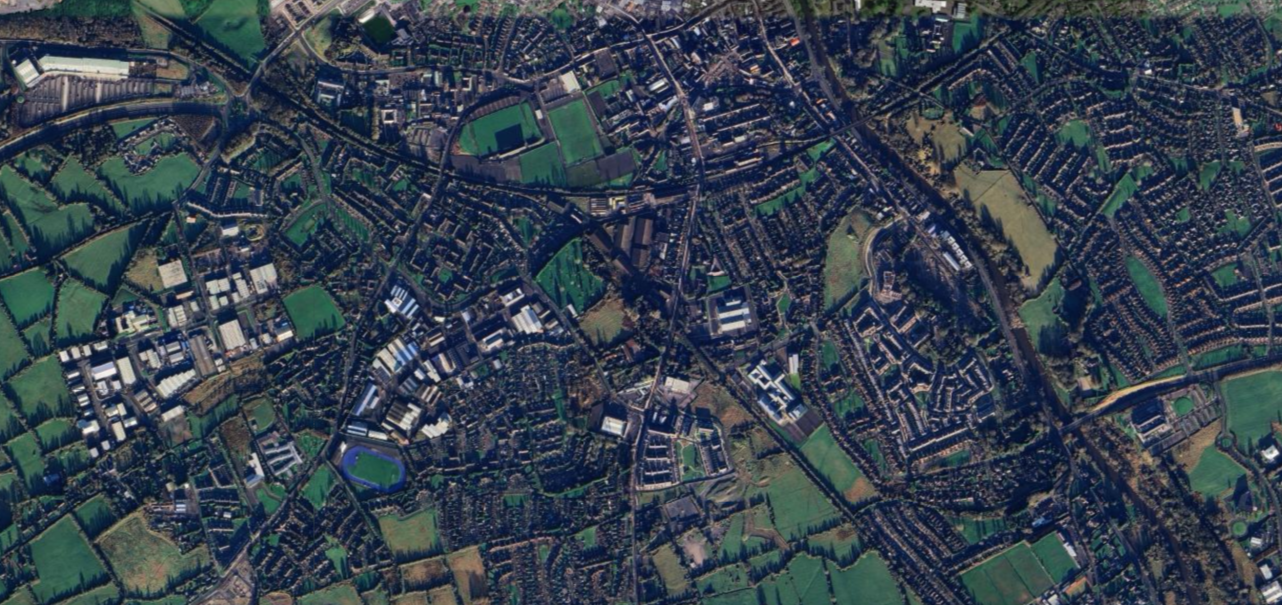
#> input picture dataset_path/Screenshot (183) - Copy.png, 1282 x 605 px, found by its file name; its folder holds 2 pictures in this run
$ jupyter execute --allow-errors assignment1part3.ipynb
#> lines starting #> are read from the running program, lines starting #| are printed output that depends on the picture
# Import

[cell 1]
import cv2
import os
import matplotlib.pyplot as plt
import numpy as np
from sklearn.decomposition import PCA
from sklearn.cluster import KMeans
from sklearn.svm import SVC
from sklearn.metrics import classification_report, accuracy_score
from sklearn.preprocessing import StandardScaler
from sklearn.model_selection import train_test_split
from sklearn.metrics import accuracy_score, adjusted_rand_score

[cell 2]
#Analyse one image first
image_path = '/content/dataset_path/Screenshot (190).png' # Replace with image path

# Load image
img = cv2.imread(image_path)

# Check if loading was successful
if img is None:
    print(f"Error: Unable to load image from {image_path}.")

# Image analysis

[cell 3]
# Bruh, there is no data analysis question

[cell 4]
#convert from float array to np int
fig, axes = plt.subplots(1, figsize=(10,10))
#> (the rest of this cell did not finish here and is left out)

#> (a cell that did not finish here is left out)

[cell 6]
# thresholds
veg_threshold = 0.5   # Higher NDVI = more vegetation
urban_threshold = 1   # Higher NDBI = more built-up

# masks
#> (the rest of this cell did not finish here and is left out)

#> (a cell that did not finish here is left out)

[cell 8]
# Plot
fig, axes = plt.subplots(2, 1, figsize=(10,10))
#> (the rest of this cell did not finish here and is left out)

#> (a cell that did not finish here is left out)

# PCA

#> (a cell that did not finish here is left out)

# KNN + PCA

[cell 11]
#K-means on reduced features
kmeans = KMeans(n_clusters=2, random_state=42)
#> (the rest of this cell did not finish here and is left out)

# SVM on full image set

[cell 12]
def load_and_augment(files, folder):
#> called with folder = '/content/dataset_path'
    images = []
    for filename in files:
        img = cv2.imread(os.path.join(folder, filename))
#> img is the input picture: shape (605, 1282, 3); mean B, G, R 77.6, 65.7, 54.5
        img_resized = cv2.resize(img, (120, 120))  # Resize all images to same size
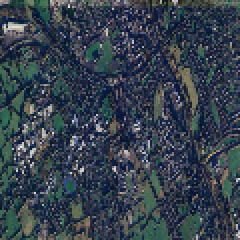
#> img_resized: shape (120, 120, 3) (shown 2 times larger); mean B, G, R 77.5, 65.5, 54.3
        augmented = [img_resized]
        augmented.append(cv2.flip(img_resized, 1))  # Horizontal flip
        augmented.append(cv2.flip(img_resized, 0))  # Vertical flip
        augmented = [im.astype(np.float32)/255.0 for im in augmented]  # Normalize
#> augmented = 3 items
        images.extend(augmented)
    return np.array(images)

[cell 13]
folder_path = "/content/dataset_path"
image_files = [f for f in os.listdir(folder_path) if f.lower().endswith((".png", ".jpg", ".jpeg"))]


# Split into train/test
train_files, test_files = train_test_split(image_files, test_size=0.2, random_state=42)

train_images = load_and_augment(train_files, folder_path)
test_images = load_and_augment(test_files, folder_path)
#> call 2 of load_and_augment, with folder = '/content/dataset_path'
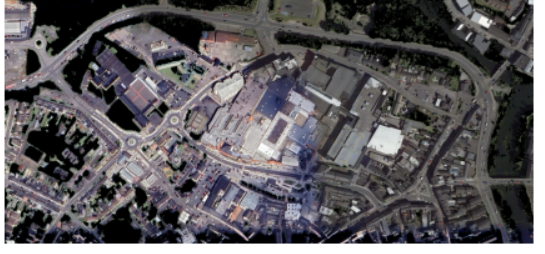
#> input picture dataset_path/Screenshot 2025-11-16 144941.png, 545 x 254 px, found by its file name
#> in load_and_augment, img is the input picture: shape (254, 545, 3); mean B, G, R 95.2, 92.2, 94.9
#> in load_and_augment (call 2), `img_resized = cv2.resize(img, (120, 120))`:
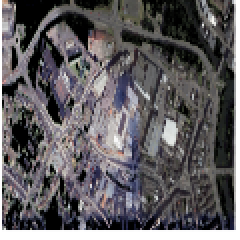
#> img_resized: shape (120, 120, 3) (shown 2 times larger); mean B, G, R 95.1, 92.2, 94.9

[cell 14]
#CLASSIFY THE IMAGES SET, NOT ALL THE PIXELS

# [0] indicates the number of images
X_train = train_images.reshape(train_images.shape[0], -1)
X_test = test_images.reshape(test_images.shape[0], -1)

# Standardize features
scaler = StandardScaler()
X_train = scaler.fit_transform(X_train)
X_test = scaler.transform(X_test)

[cell 15]
n_components = min(X_train.shape[0], X_train.shape[1])
#> n_components = 3
pca = PCA(n_components=n_components)
X_train = pca.fit_transform(X_train)
#> X_train = [[-114.4, 173.3, 0.00122], [208, 11.98, 0.00122], [-93.57, -185.2, 0.00122]]
X_test = pca.transform(X_test)
#> X_test = [[18.95, 4.1, 5.75], [-20.26, -13.96, 5.67], [13.04, 10.69, 5.73]]

[cell 16]
# Train KMeans and get labels
kmeans = KMeans(n_clusters=2, random_state=42)
train_labels = kmeans.fit_predict(X_train)
#> train_labels = [1, 0, 1]

test_kmeans_labels = kmeans.predict(X_test)
#> test_kmeans_labels = [1, 1, 1]

[cell 17]
# Train SVM and get labels
model = SVC(kernel='rbf', random_state=42)
model.fit(X_train, train_labels)

test_labels_pred = model.predict(X_test)
#> test_labels_pred = [1, 1, 1]

[cell 18]
# Additional metrics

accuracy = accuracy_score(test_kmeans_labels, test_labels_pred)
#> accuracy = 1
ari = adjusted_rand_score(test_kmeans_labels, test_labels_pred)
#> ari = 1

print(f"Accuracy: {accuracy:.2f}")
#| Accuracy: 1.00
print(f"Adjusted Rand Index: {ari:.2f}") # similarity between clusters
#| Adjusted Rand Index: 1.00
